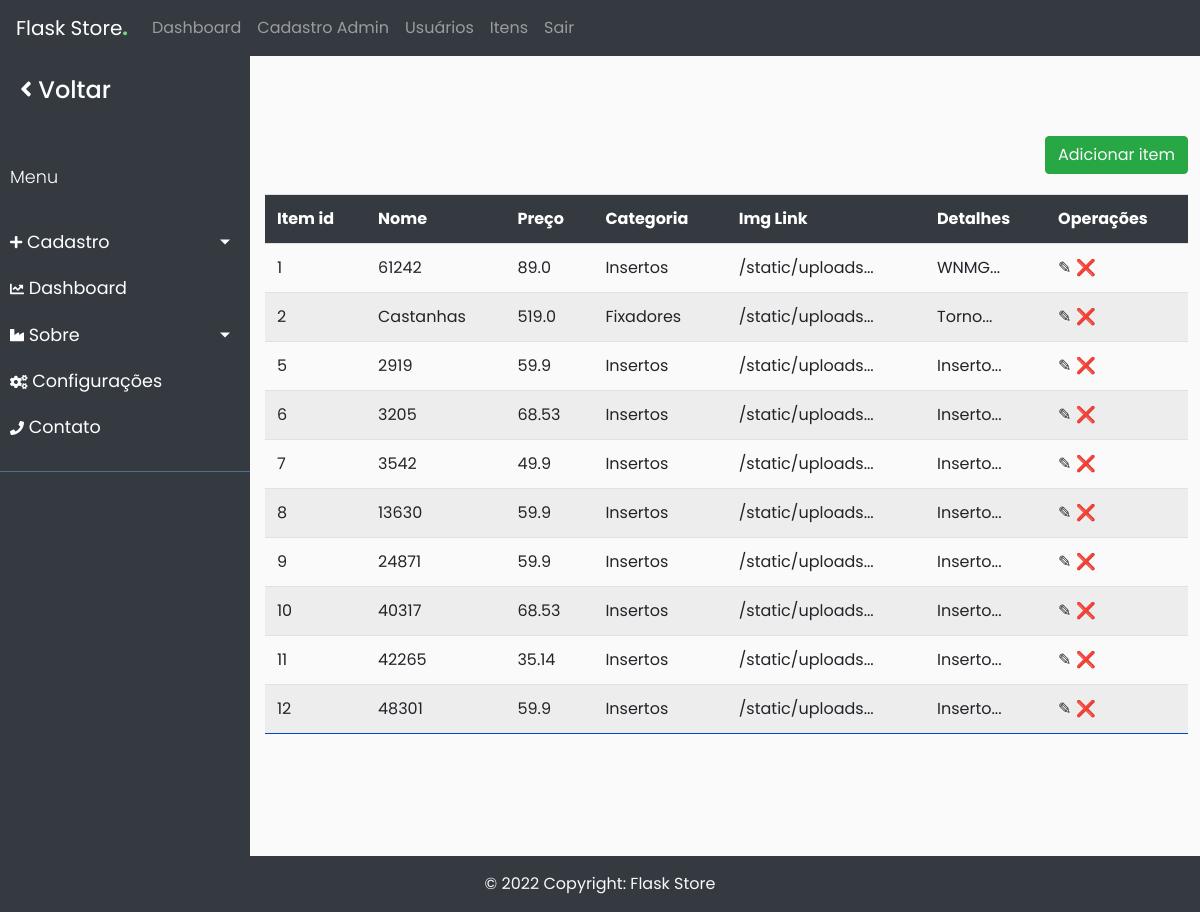
Screenshot of /admin/items (signed in) with the database file from the repository.
### app/db_models.py (models this page shows)
class Item(db.Model):
	__tablename__ = "items"
	id = db.Column(db.Integer, primary_key=True)
	name = db.Column(db.String(100), nullable=False)
	price = db.Column(db.Float, nullable=False)
	category = db.Column(db.Text, nullable=False)
	image = db.Column(db.String(250), nullable=False)
	details = db.Column(db.String(250), nullable=False)
	price_id = db.Column(db.String(250), nullable=False)
	orders = db.relationship("Ordered_item", backref="item")
	in_cart = db.relationship("Cart", backref="item")

### app/funcs.py (the view)
	def wrapper(*args, **kwargs):
		if current_user.is_authenticated and current_user.admin == 1:
			return func(*args, **kwargs)
		else:
			return "Você não está autorizado a acessar esta URL."

### app/__init__.py (called while the page is built)
@app.context_processor
def inject_now():
	return {'now': datetime.utcnow()}

@login_manager.user_loader
def load_user(user_id):
	return User.query.get(user_id)

### app/admin/routes.py (called while the page is built)
@admin.route('/items')
@admin_only
def items():
    items = Item.query.all()
    return render_template("admin/items.html", items=items)

### app/funcs.py (called while the page is built)
def admin_only(func):
	def wrapper(*args, **kwargs):
		if current_user.is_authenticated and current_user.admin == 1:
			return func(*args, **kwargs)
		else:
			return "Você não está autorizado a acessar esta URL."
	wrapper.__name__ = func.__name__
	return wrapper

### app/admin/templates/admin/items.html (shortened to what this page needs)
{% extends "admin/base.html" %}
{% block content %}
    {% if not items %}
		<div class="add-new btn-success btn">
			<a href="{{ url_for('admin.add') }}" class="text-light">Adicionar item</a>
		</div>
		<div class="flash-error">Não há produtos cadastrados.</div>
	{% else %}
    <div class="add-new btn-success btn">
        <a href="{{ url_for('admin.add') }}" class="text-light">Adicionar item</a>
    </div>
	<div class="table-responsive">
    <table class="table table-striped">
        <tr>
            <th>Item id</th>
            <th>Nome</th>
			<th>Preço</th>
			<th>Categoria</th>
			<th>Img Link</th>
            <th>Detalhes</th>
            <th>Operações</th>
        </tr>
    {% for item in items %}
        <tr>
            <td>{{ item.id }}</td>
            <td>{{ item.name }}</td>
			<td>{{ item.price }}</td>
			<td>{{ item.category }}</td>
			<td>{{ item.image[:15] }}...</td>
            <td>{{ item.details[:40] | safe }}...</td>
			<td>
                <a href="{{ url_for('admin.edit', type='item', id=item.id) }}">&#9998;</a>
				<a href="{{ url_for('admin.delete', type='item', id=item.id) }}">&#10060;</a>
			</td>
        </tr>
    {% endfor %}
    </table>
	</div>
	{% endif %}
{% endblock %}

### app/admin/templates/admin/base.html (shortened to what this page needs)
{% import "bootstrap/wtf.html" as wtf %}
<!DOCTYPE html>
<html lang="pt_BR">
  <head>
    <link rel="stylesheet" href="https://stackpath.bootstrapcdn.com/bootstrap/4.1.0/css/bootstrap.min.css">
    <link rel="stylesheet" type="text/css" href="{{ url_for('admin.static', filename='styles.css') }}">
    <link rel="stylesheet" href="{{ url_for('admin.static', filename='sidebar.css') }}">
  </head>
  <body>
    <div>
      <nav class="navbar navbar-expand-lg navbar-dark bg-dark">
        <a class="navbar-brand" href="{{ url_for('home') }}">Flask Store<b style="color: #73d580;">.</b></a>
        <div class="collapse navbar-collapse" id="navbarNav">
          <ul class="navbar-nav">
            <li class="nav-item">
              <a class="nav-link" href="{{ url_for('admin.dashboard') }}">Dashboard</a>
            </li>
            {% if not current_user.is_authenticated %}
              <li class="nav-item">
                <a class="nav-link" href="{{ url_for('login') }}">Login</a>
              </li>
              <li class="nav-item">
                <a class="nav-link" href="{{ url_for('register') }}">Cadastro</a>
              </li>
            {% else %}
              <li class="nav-item">
                <a class="nav-link" href="{{ url_for('admin.adminregister') }}">Cadastro Admin</a>
              </li>
              <li class="nav-item">
                <a class="nav-link" href="{{ url_for('admin.users') }}">Usuários</a>
              </li>
              <li class="nav-item">
                <a class="nav-link" href="{{ url_for('admin.items') }}">Itens</a>
              </li>
              <li class="nav-item">
                <a class="nav-link" href="{{ url_for('logout') }}">Sair</a>
              </li>
            {% endif %}
          </ul>
        </div>
      </nav>
      <div class="wrapper">
        <nav id="sidebar">
          <div class="sidebar-header">
              <h4><a href="{{ url_for('home') }}"><i class='fa fa-angle-left' style='font-size:24px'></i> Voltar</a> </h4>
          </div>
          <ul class="list-unstyled components">
              <p>Menu</p>
              <li>
                  <a href="#homeSubmenu" data-toggle="collapse" aria-expanded="false" class="dropdown-toggle"><i class='fa fa-plus' style='font-size:14px'></i>  Cadastro</a>
              </li>
              <li>
                  <a href="{{ url_for('admin.dashboard') }}">
                  <i class='fa fa-chart-line' style='font-size:14px'></i> Dashboard</a>
              </li>
              <li>
                  <a href="#pageSubmenu" data-toggle="collapse" aria-expanded="false" class="dropdown-toggle">
                    <i class='fa fa-industry' style='font-size:14px'></i> Sobre</a>
              </li>
              <li>
                  <a href="{{ url_for('admin.banners') }}">
                    <i class='fa fa-cogs' style='font-size:14px'>
                  </i> Configurações</a>
              </li>
              <li>
                  <a href="#">
                    <i class='fa fa-phone' style='font-size:14px'>
                    </i> Contato</a>
              </li>
          </ul>
        </nav>
        <div id="conteudo" style="display: none">
          <div id="content">
            <div class="container-fluid">
                <div class="main">
                  {% block content %}
                  {% endblock %}
                </div>
            </div>
          </div>
        </div>
      </div>
      <footer class="bg-dark text-center text-lg-start text-light footer">
        <div class="text-center p-3">
          © {{ now.year }} Copyright:
          Flask Store
        </div>
      </footer>
    </div>
  </body>
</html>

### app/admin/static/styles.css (style rules this page uses)
.main { padding: 10vh 0; }
table { margin: 0 auto; }
table th { color: white; background-color: #343a40; padding: 15px; }
table tr { border-bottom:1px solid #0046C2; }
table td, th { padding:5px 30px; }
.add-new { margin-left:65vw; margin-bottom:20px; }

### app/admin/static/sidebar.css (style rules this page uses)
body { font-family: 'Poppins', sans-serif; background: #fafafa; }
p { font-family: 'Poppins', sans-serif; font-size: 1.1em; font-weight: 300; line-height: 1.7em; color: #999; }
a, a:hover, a:focus { color: inherit; text-decoration: none; transition: all 0.3s; }
#sidebar { background: #343A40; color: #fff; transition: all 0.3s; }
#sidebar .sidebar-header { padding: 20px; background: #343A40; }
#sidebar ul.components { padding: 20px 0; border-bottom: 1px solid #47748b; }
#sidebar ul p { color: #fff; padding: 10px; }
#sidebar ul li a { padding: 10px; font-size: 1.1em; display: block; }
.wrapper { display: flex; align-items: stretch; }
#sidebar { min-width: 250px; max-width: 250px; min-height: 100vh; }
a[data-toggle="collapse"] { position: relative; }
.dropdown-toggle::after { display: block; position: absolute; top: 50%; right: 20px; transform: translateY(-50%); }

### rows the page displays
Item: id "1", name "61242", price "89.0", category "Insertos", image "/static/uploads", details "WNMG"
Item: id "2", name "Castanhas", price "519.0", category "Fixadores", image "/static/uploads", details "Torno"
Item: id "5", name "2919", price "59.9", category "Insertos", image "/static/uploads", details "Inserto"
Item: id "6", name "3205", price "68.53", category "Insertos", image "/static/uploads", details "Inserto"
Item: id "7", name "3542", price "49.9", category "Insertos", image "/static/uploads", details "Inserto"
Item: id "8", name "13630", price "59.9", category "Insertos", image "/static/uploads", details "Inserto"
Item: id "9", name "24871", price "59.9", category "Insertos", image "/static/uploads", details "Inserto"
Item: id "10", name "40317", price "68.53", category "Insertos", image "/static/uploads", details "Inserto"
Item: id "11", name "42265", price "35.14", category "Insertos", image "/static/uploads", details "Inserto"
Item: id "12", name "48301", price "59.9", category "Insertos", image "/static/uploads", details "Inserto"
